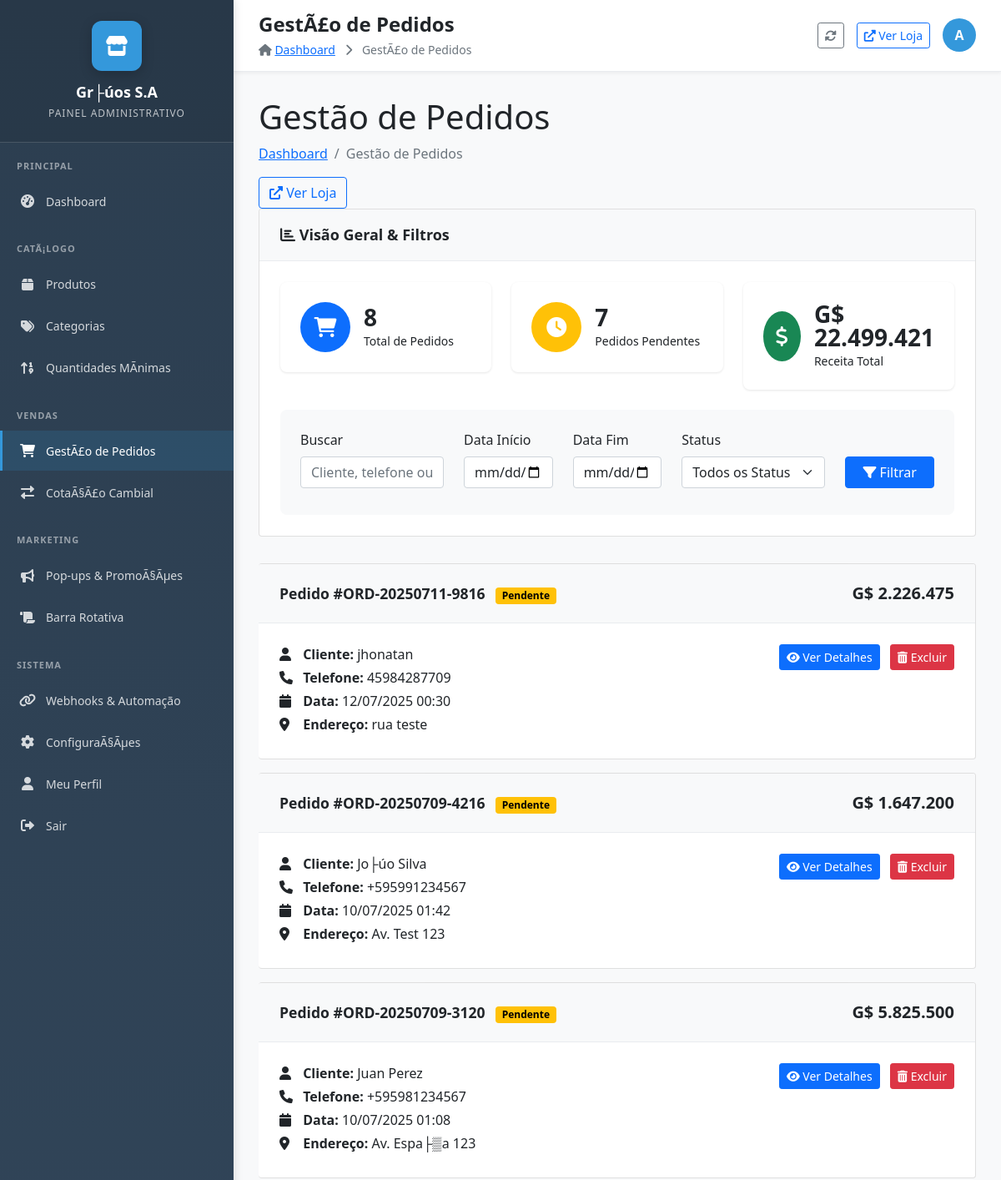
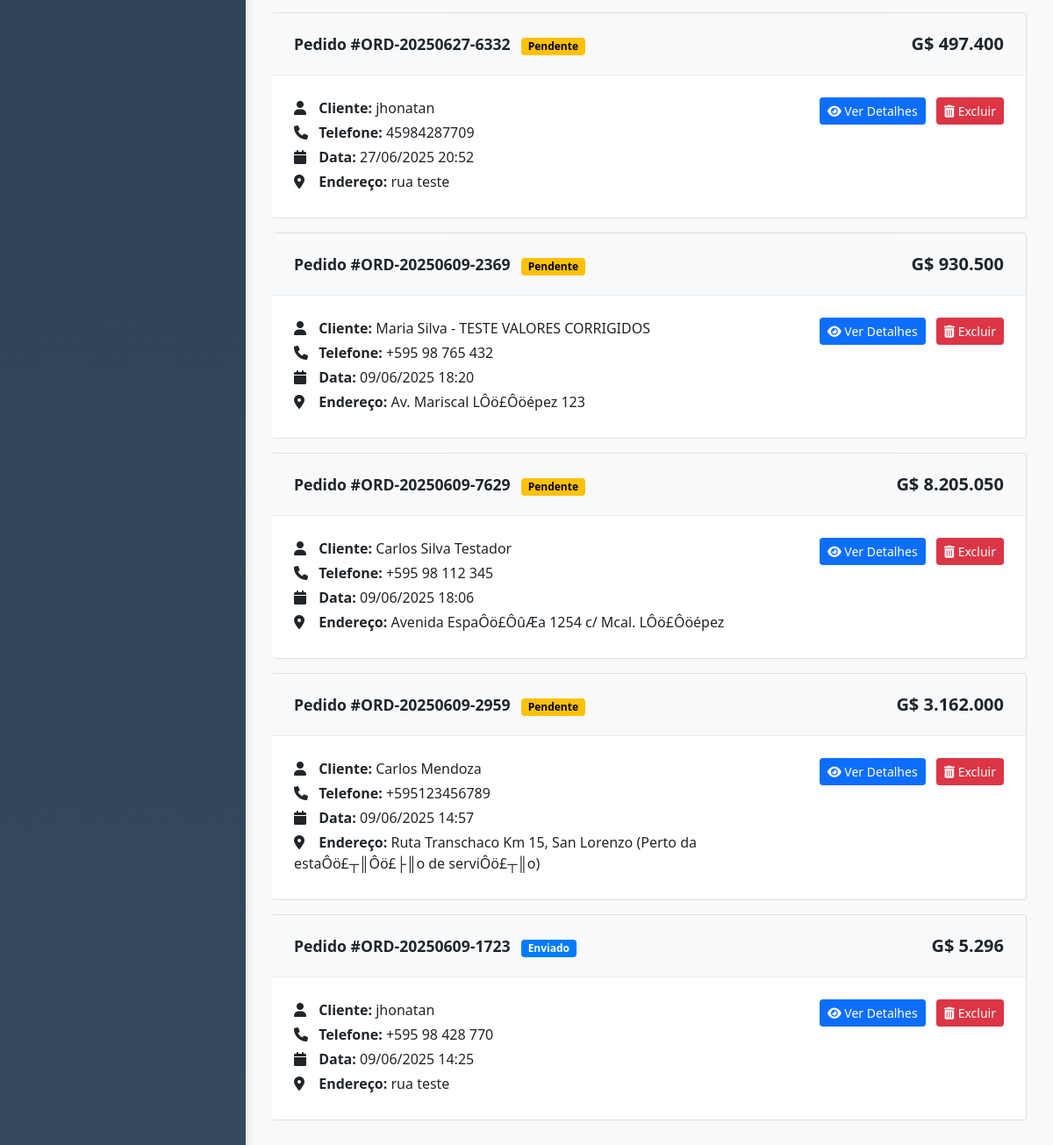
The page /admin/pedidos.php (signed in) on the database its author committed (2 pictures, top to bottom).
### tables this page shows
CREATE TABLE `store_settings` (
  `id` int(11) NOT NULL AUTO_INCREMENT,
  `store_name` varchar(255) NOT NULL,
  `store_description` text DEFAULT NULL,
  `whatsapp_number` varchar(50) DEFAULT NULL,
  `shipping_rate` decimal(10,2) NOT NULL DEFAULT 1500.00,
  `address` text DEFAULT NULL,
  `business_hours` text DEFAULT NULL,
  `logo_url` varchar(255) DEFAULT NULL,
  `social_facebook` varchar(255) DEFAULT NULL,
  `social_instagram` varchar(255) DEFAULT NULL,
  `social_twitter` varchar(255) DEFAULT NULL,
  `updated_at` timestamp NOT NULL DEFAULT current_timestamp() ON UPDATE current_timestamp(),
  `contact_seller_text` varchar(255) DEFAULT 'Consultar con el vendedor' COMMENT 'Texto em espanhol para produtos sem pre├ºo',
  `default_min_quantity` int(11) DEFAULT 10 COMMENT 'Quantidade m├¡nima padr├úo para novos produtos',
  `hide_retail_price` tinyint(1) DEFAULT 0 COMMENT 'Se 1, remove pre├ºo de varejo do sistema',
  `enable_shipping` tinyint(1) DEFAULT 1 COMMENT 'Se 1 calcula frete, se 0 n├úo mostra frete',
  `shipping_control_text` varchar(255) DEFAULT 'Frete calculado automaticamente' COMMENT 'Texto explicativo para o frete',
  `enable_global_minimums` tinyint(1) DEFAULT 1 COMMENT 'Se 1 respeita m├¡nimos dos produtos, se 0 ignora todos os m├¡nimos',
  `minimum_explanation_text` varchar(255) DEFAULT 'Vendemos somente no m├¡nimo especificado' COMMENT 'Texto explicativo para m├¡nimos',
  PRIMARY KEY (`id`),
  KEY `idx_store_shipping_enabled` (`enable_shipping`),
  KEY `idx_store_minimums_enabled` (`enable_global_minimums`)
);

CREATE TABLE `orders` (
  `id` int(11) NOT NULL AUTO_INCREMENT,
  `order_number` varchar(20) NOT NULL,
  `customer_name` varchar(255) NOT NULL,
  `customer_email` varchar(255) DEFAULT NULL,
  `customer_phone` varchar(50) NOT NULL,
  `customer_address` text NOT NULL,
  `customer_city` varchar(100) NOT NULL,
  `customer_reference` varchar(255) DEFAULT NULL,
  `customer_notes` text DEFAULT NULL,
  `subtotal` decimal(12,2) NOT NULL DEFAULT 0.00,
  `total_weight` decimal(8,2) NOT NULL DEFAULT 0.00,
  `shipping` decimal(10,2) NOT NULL DEFAULT 0.00,
  `total` decimal(12,2) NOT NULL DEFAULT 0.00,
  `status` enum('pendente','contatado','confirmado','enviado','entregue','cancelado') DEFAULT 'pendente',
  `whatsapp_sent` tinyint(1) DEFAULT 1,
  `admin_notes` text DEFAULT NULL,
  `created_at` timestamp NOT NULL DEFAULT current_timestamp(),
  `updated_at` timestamp NOT NULL DEFAULT current_timestamp() ON UPDATE current_timestamp(),
  `contacted_at` timestamp NULL DEFAULT NULL,
  `contacted_by` varchar(100) DEFAULT NULL,
  PRIMARY KEY (`id`),
  UNIQUE KEY `order_number` (`order_number`),
  KEY `idx_orders_status` (`status`),
  KEY `idx_orders_date` (`created_at`),
  KEY `idx_orders_customer` (`customer_name`,`customer_phone`)
);

### admin/pedidos.php (the view, shortened to what the rows shown need)
<?php
require_once '../includes/db_connect.php';
$where_conditions = [];
$where_clause = !empty($where_conditions) ? "WHERE " . implode(" AND ", $where_conditions) : "";
$orders_query = "SELECT * FROM orders $where_clause ORDER BY created_at DESC";
$stmt = $conn->prepare($orders_query);
$stmt->execute();
$orders_result = $stmt->get_result();
include 'includes/admin_layout.php';
?>
<div class="content-wrapper">
    <div class="content-header">
        <h1>Gestão de Pedidos</h1>
    </div>
    <div class="content-body">
        <div class="orders-list">
            <?php if ($orders_result->num_rows > 0): ?>
                <?php while($order = $orders_result->fetch_assoc()): ?>
                <div class="card order-card">
                    <div class="card-header d-flex justify-content-between align-items-center">
                        <div>
                            <strong class="order-number">Pedido #<?php echo htmlspecialchars($order['order_number']); ?></strong>
                            <span class="badge badge-<?php echo $order['status']; ?> ms-2">
                                <?php echo ucfirst(htmlspecialchars($order['status'])); ?>
                            </span>
                        </div>
                        <div class="order-total">
                            <strong>G$ <?php echo number_format($order['total'], 0, ',', '.'); ?></strong>
                        </div>
                    </div>
                    <div class="card-body">
                        <div class="row">
                            <div class="col-md-8">
                                <div class="order-info">
                                    <p class="mb-1">
                                        <i class="fas fa-user"></i>
                                        <strong>Cliente:</strong> <?php echo htmlspecialchars($order['customer_name']); ?>
                                    </p>
                                    <p class="mb-1">
                                        <i class="fas fa-phone"></i>
                                        <strong>Telefone:</strong> <?php echo htmlspecialchars($order['customer_phone']); ?>
                                    </p>
                                    <p class="mb-1">
                                        <i class="fas fa-calendar"></i>
                                        <strong>Data:</strong> <?php echo date('d/m/Y H:i', strtotime($order['created_at'])); ?>
                                    </p>
                                    <?php if (!empty($order['customer_address'])): ?>
                                    <p class="mb-1">
                                        <i class="fas fa-map-marker-alt"></i>
                                        <strong>Endereço:</strong> <?php echo htmlspecialchars($order['customer_address']); ?>
                                    </p>
                                    <?php endif; ?>
                                </div>
                            </div>
                            <div class="col-md-4 text-end">
                                <div class="order-actions">
                                    <a href="pedido_detalhes.php?id=<?php echo $order['id']; ?>"
                                       class="btn btn-primary btn-sm">
                                        <i class="fas fa-eye"></i> Ver Detalhes
                                    </a>
                                    <button type="button" class="btn btn-danger btn-sm"
                                            onclick="confirmDelete(<?php echo $order['id']; ?>, '<?php echo htmlspecialchars($order['order_number']); ?>')">
                                        <i class="fas fa-trash-alt"></i> Excluir
                                    </button>
                                </div>
                            </div>
                        </div>
                    </div>
                </div>
                <?php endwhile; ?>
            <?php endif; ?>
        </div>
    </div>
</div>
<?php include 'includes/footer.php'; ?>

### admin/includes/admin_layout.php (shortened to what the rows shown need)
<?php
if (!isset($store)) {
    require_once '../includes/db_connect.php';
    $store_query = "SELECT * FROM store_settings WHERE id = 1";
    $store_result = $conn->query($store_query);
    $store = $store_result->fetch_assoc();
}
$current_page = basename($_SERVER['PHP_SELF']);
$page_title = 'Painel Administrativo';
$page_titles = [
    'dashboard.php' => 'Dashboard',
    'produtos.php' => 'GestÃ£o de Produtos',
    'produto_adicionar.php' => 'Adicionar Produto',
    'produto_editar.php' => 'Editar Produto',
    'categorias.php' => 'GestÃ£o de Categorias',
    'categoria_adicionar.php' => 'Adicionar Categoria',
    'categoria_editar.php' => 'Editar Categoria',
    'pedidos.php' => 'GestÃ£o de Pedidos',
    'pedidos_melhorado.php' => 'GestÃ£o AvanÃ§ada de Pedidos',
    'pedido_detalhes.php' => 'Detalhes do Pedido',
    'cotacao.php' => 'GestÃ£o de CotaÃ§Ã£o',
    'configuracoes.php' => 'ConfiguraÃ§Ãµes da Loja',
    'perfil.php' => 'Perfil do Administrador',
    'popup_manager.php' => 'GestÃ£o de Pop-ups',
    'barra_rotativa.php' => 'Barra Rotativa',
    'gestao_quantidades_minimas.php' => 'GestÃ£o de Quantidades MÃ­nimas'
];
if (isset($page_titles[$current_page])) {
    $page_title = $page_titles[$current_page];
}
?>
<!DOCTYPE html>
<html lang="pt-BR">
<head>
    <link href="https://cdn.jsdelivr.net/npm/bootstrap@5.1.3/dist/css/bootstrap.min.css" rel="stylesheet">
    <link rel="stylesheet" href="https://cdnjs.cloudflare.com/ajax/libs/font-awesome/6.0.0/css/all.min.css">
</head>
<body>
    <nav class="admin-sidebar">
        <div class="sidebar-brand">
            <div class="brand-logo">
                <i class="fas fa-store"></i>
            </div>
            <h1 class="brand-name"><?php echo htmlspecialchars($store['store_name']); ?></h1>
            <p class="brand-subtitle">Painel Administrativo</p>
        </div>
    </nav>
    <main class="admin-main">
        <header class="admin-header">
            <div class="header-content">
                <div class="page-header">
                    <h1 class="page-title"><?php echo $page_title; ?></h1>
                </div>
            </div>
        </header>
        <div class="admin-content">

### rows shown on the page
store_settings: store_name "Gr├úos S.A"
orders: order_number "ORD-20250711-9816", status "Pendente", total "2.226.475", customer_name "jhonatan", customer_phone "45984287709", created_at "12/07/2025 00:30", customer_address "rua teste"
orders: order_number "ORD-20250709-4216", status "Pendente", total "1.647.200", customer_name "Jo├úo Silva", customer_phone "+595991234567", created_at "10/07/2025 01:42", customer_address "Av. Test 123"
orders: order_number "ORD-20250709-3120", status "Pendente", total "5.825.500", customer_name "Juan Perez", customer_phone "+595981234567", created_at "10/07/2025 01:08", customer_address "Av. Espa├▒a 123"
orders: order_number "ORD-20250627-6332", status "Pendente", total "497.400", customer_name "jhonatan", customer_phone "45984287709", created_at "27/06/2025 20:52", customer_address "rua teste"
orders: order_number "ORD-20250609-2369", status "Pendente", total "930.500", customer_name "Maria Silva - TESTE VALORES CORRIGIDOS", customer_phone "+595 98 765 432", created_at "09/06/2025 18:20", customer_address "Av. Mariscal LÔö£Ôöépez 123"
orders: order_number "ORD-20250609-7629", status "Pendente", total "8.205.050", customer_name "Carlos Silva Testador", customer_phone "+595 98 112 345", created_at "09/06/2025 18:06", customer_address "Avenida EspaÔö£ÔûÆa 1254 c/ Mcal. LÔö£Ôöépez"
orders: order_number "ORD-20250609-2959", status "Pendente", total "3.162.000", customer_name "Carlos Mendoza", customer_phone "+595123456789", created_at "09/06/2025 14:57", customer_address "Ruta Transchaco Km 15, San Lorenzo (Perto da estaÔö£┬║Ôö£├║o de serviÔö£┬║o)"
orders: order_number "ORD-20250609-1723", status "Enviado", total "5.296", customer_name "jhonatan", customer_phone "+595 98 428 770", created_at "09/06/2025 14:25", customer_address "rua teste"

### other values the page prints
$page_title "GestÃ£o de Pedidos"
substr($_SESSION['admin_user'] ?? 'A', 0, 1) "A"
$stats['total'] "8"
$stats['pendentes'] "7"
$stats['receita_total'] "22.499.421"
